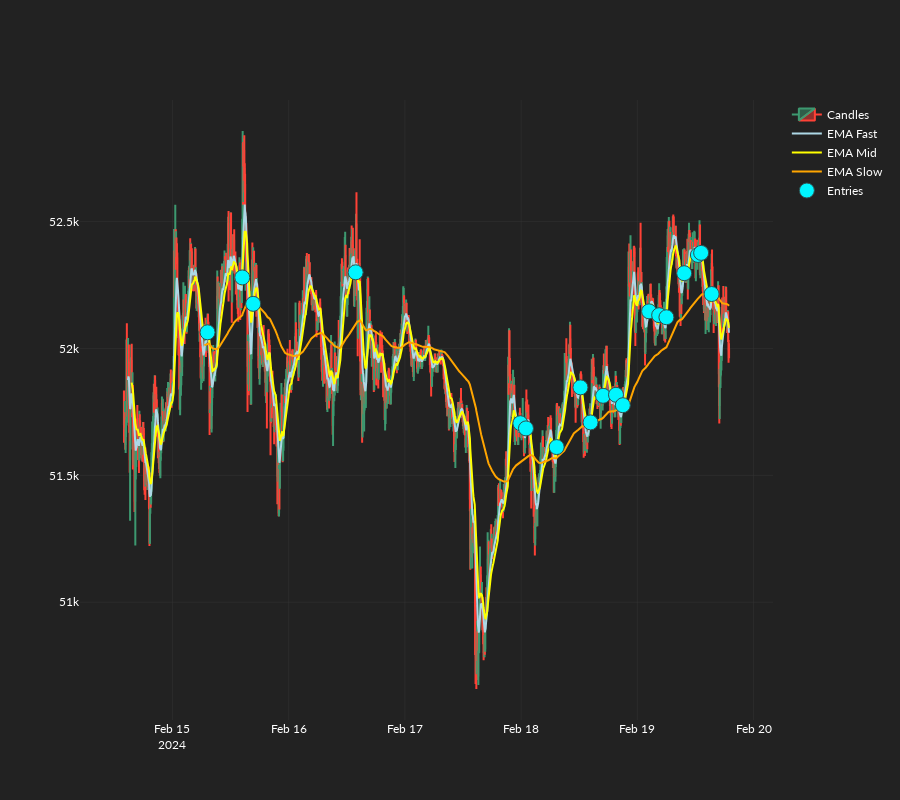

The code cell stored with this chart in its notebook:
### Code cell
go.Figure(
    data=[
        go.Candlestick(
            x=datetimes,
            open=open_prices,
            high=high_prices,
            low=low_prices,
            close=closing_prices,
            name="Candles",
        ),
        go.Scatter(
            x=datetimes,
            y=entry_signals,
            mode="markers",
            name="Entries",
            marker=dict(
                size=15,
                symbol="circle",
                color="#00F6FF",
                line=dict(
                    width=1,
                    color="DarkSlateGrey",
                ),
            ),
        ),
    ]
).update_layout(height=800, xaxis_rangeslider_visible=False)

### Figure 1 — Plotly figure (JSON) as saved in the notebook; plotly's stock layout.template omitted (floating-point values rounded to 4 significant figures; data arrays with more than 128 entries replaced by an {"elided": "..."} marker saying what was removed)
{"data": [{"close": {"elided": "1500 float values"}, "high": {"elided": "1500 float values"}, "low": {"elided": "1500 float values"}, "name": "Candles", "open": {"elided": "1500 float values"}, "type": "candlestick", "x": {"elided": "1500 str values"}}, {"line": {"color": "lightblue"}, "name": "EMA Fast", "type": "scatter", "x": {"elided": "1500 str values"}, "y": {"elided": "1500 float values"}}, {"line": {"color": "yellow"}, "name": "EMA Mid", "type": "scatter", "x": {"elided": "1500 str values"}, "y": {"elided": "1500 float values"}}, {"line": {"color": "orange"}, "name": "EMA Slow", "type": "scatter", "x": {"elided": "1500 str values"}, "y": {"elided": "1500 float values"}}, {"marker": {"color": "#00F6FF", "line": {"color": "DarkSlateGrey", "width": 1}, "size": 15, "symbol": "circle"}, "mode": "markers", "name": "Entries", "type": "scatter", "x": {"elided": "1500 str values"}, "y": {"elided": "1500 float values"}}], "layout": {"height": 800, "xaxis": {"rangeslider": {"visible": false}}}}
